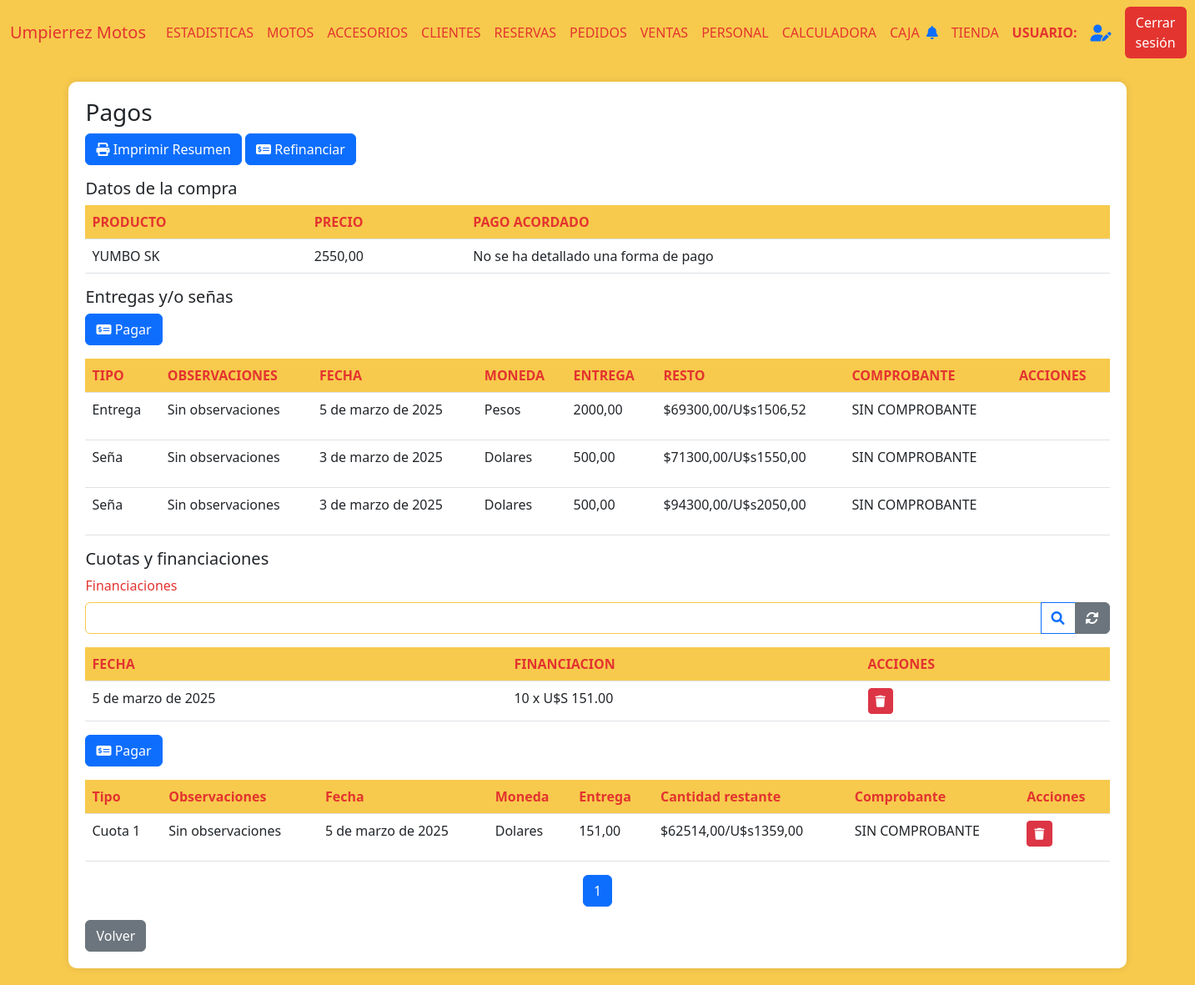
The page /detalles_cuotas/193 on the database its author committed.
### AppUM/models.py (models this page shows)
class Moto(models.Model):
    marca = models.CharField(max_length=20)
    modelo = models.CharField(max_length=20)
    anio = models.IntegerField()
    motor = models.IntegerField()
    estado = models.CharField(max_length=10)
    kilometros = models.IntegerField()
    precio = models.DecimalField(max_digits=10, decimal_places=2)
    color = models.CharField(max_length=20)
    num_motor = models.CharField(max_length=40, unique=True)
    num_chasis = models.CharField(max_length=40, unique=True)
    num_cilindros = models.IntegerField(default=1)
    cantidad_pasajeros = models.IntegerField(default=2)
    foto = models.ImageField(null=True, blank=True, upload_to="motos/fotos/")
    pertenece_tienda = models.BooleanField()
    pertenece_taller = models.BooleanField()
    identificacion_pdf = models.FileField(upload_to='motos/pdfs/', null=True, blank=True)
    observaciones = models.TextField(null=True, blank=True)
    fecha_ingreso = models.DateTimeField(auto_now_add=True)
    moneda_precio = models.CharField(max_length=10,default=True,null=True)
    tipo = models.CharField(max_length=20,blank=True)
    precio_final = models.DecimalField(max_digits=10, decimal_places=2,default=0)
    contiene_num_motor = models.BooleanField(default=1)
    contiene_num_chasis = models.BooleanField(default=1)

class CuotasMoto(models.Model):
    fecha_pago = models.DateField()
    fecha_prox_pago = models.DateField(null=True)
    moneda = models.CharField(max_length=10,default=True,null=True)
    valor_pago_pesos = models.DecimalField(max_digits=10, decimal_places=2,default=0)
    valor_pago_dolares = models.DecimalField(max_digits=10, decimal_places=2,default=0)
    cant_restante_pesos = models.DecimalField(max_digits=10, decimal_places=2,default=0)
    cant_restante_dolares = models.DecimalField(max_digits=10, decimal_places=2,default=0)
    precio_dolar = models.DecimalField(max_digits=10, decimal_places=2,default=0)
    venta = models.ForeignKey(ComprasVentas, related_name='cuotas_venta', on_delete=models.CASCADE)
    observaciones = models.TextField(null=True, blank=True)
    comprobante_pago = models.FileField(upload_to='documentacion/comprobantes/', null=True, blank=True)
    metodo_pago = models.CharField(max_length=20, blank=True,null=True)
    tipo_pago = models.CharField(max_length=20, blank=True)

class Financiamientos(models.Model):
    fecha = models.DateField()
    recargo = models.DecimalField(max_digits=10, decimal_places=2,default=0)
    cantidad_cuotas = models.IntegerField(default=1)
    valor_cuota = models.DecimalField(max_digits=10, decimal_places=2,default=0)
    moneda_cuota = models.CharField(max_length=20, blank=True)
    actual = models.BooleanField(default=True)
    venta = models.ForeignKey(ComprasVentas, related_name='financiamientos_venta', on_delete=models.CASCADE)
    inicial = models.BooleanField(default=False)
    precio_moto_actual = models.DecimalField(max_digits=10, decimal_places=2,default=0)

### AppUM/views.py (the view)
# urls.py: path('detalles_cuotas/<int:id_cv>', views.detalles_cuotas,name="DetallesCuotas"),
def detalles_cuotas(req,id_cv):
    contexto = funcion_detalles_cuotas(req,id_cv,False,None)
    return render(req,"perfil_administrativo/ventas/detalles_cuotas.html",contexto)

### AppUM/context_processors.py (called while the page is built)
def cantidad_solicitudes_no_leidas(req):
    if req.user.is_authenticated:
        usuario = req.user
        usuario_actual = Personal.objects.filter(usuario=usuario.username).first()
        notificaciones = NotificacionPersonal.objects.filter(personal=usuario_actual,leido=0).count()
    else:
        notificaciones = 0
    return {'notificaciones': notificaciones}

### AppUM/functions.py (called while the page is built)
def funcion_paginas_varias(req,instancia_model):
    paginator = Paginator(instancia_model, 5)  # 5 motos por página
    page_number = req.GET.get('page')  # Obtiene el número de página desde la URL
    page_obj = paginator.get_page(page_number)
    return page_obj

### AppUM/templates/perfil_administrativo/ventas/detalles_cuotas.html (shortened to what this page needs)
{% extends "perfil_administrativo/padre_perfil_administrativo.html" %}
{% load static %}
{% block contenidoQueCambia %}
<link href="https://cdnjs.cloudflare.com/ajax/libs/font-awesome/6.0.0/css/all.min.css" rel="stylesheet">
<link href="https://cdn.jsdelivr.net/npm/bootstrap-icons@1.10.0/font/bootstrap-icons.css" rel="stylesheet">
<div class="table-container" id="inventarios">
    <h3>Pagos</h3>
    <a id="imprimir-resumen" class="btn btn-primary mb-3" onclick="prueba()" data-id-cv="{{ id_cv }}">
        <i class="fas fa-print"></i> Imprimir Resumen
    </a>
    <a href="#" class="btn btn-primary mb-3" onclick="mostrar_form_ref()">
        <i class="fas fa-money-check-alt"></i> Refinanciar
    </a>
    <h5>Datos de la compra</h5>
    <table class="table">
        <thead>
            <tr>
                <th>PRODUCTO</th>
                <th>PRECIO</th>
                <th>PAGO ACORDADO</th>
            </tr>
        </thead>
        <tbody>
            <td>{{ producto }}</td>
            <td>{{ precio_inicial }}</td>
            <td>
                {% if pago_acordado %}
                {{ pago_acordado }}
                {% else %}
                No se ha detallado una forma de pago
                {% endif %}
            </td>
        </tbody>
    </table>
    <h5>Entregas y/o señas</h5>
    <a href="#" class="btn btn-primary mb-3" onclick="mostrar_form_pagos_ini()">
        <i class="fas fa-money-check-alt"></i> Pagar
    </a>
    <table class="table">
        <thead>
            <tr>
                <th>TIPO</th>
                <th>OBSERVACIONES</th>
                <th>FECHA</th>
                <th>MONEDA</th>
                <th>ENTREGA</th>
                <th>RESTO</th>
                <th>COMPROBANTE</th>
                <th>ACCIONES</th>
            </tr>
        </thead>
        <tbody>
        {% if primeros_pagos %}
            {% for pagos in primeros_pagos %}
            <tr>
                <td>{{ pagos.primeros_pagos.tipo_pago }}</td>
                <td>{% if pagos.primeros_pagos.observaciones %}
                        {{ pagos.primeros_pagos.observaciones }}
                    {% else %}
                        Sin observaciones
                    {% endif %}
                </td>
                <td>{{ pagos.primeros_pagos.fecha_pago }}</td>
                <td>{{ pagos.primeros_pagos.moneda }}</td>
                <td>{% if pagos.primeros_pagos.moneda == "Pesos" %}
                        {{ pagos.primeros_pagos.valor_pago_pesos }}
                    {% else %}
                        {{ pagos.primeros_pagos.valor_pago_dolares }}
                    {% endif %}
                </td>
                <td>${{ pagos.primeros_pagos.cant_restante_pesos }}/U$s{{ pagos.primeros_pagos.cant_restante_dolares }}</td>
                <td>
                    {% if pagos.primeros_pagos.comprobante_pago %}
                    <a href="{{ pagos.primeros_pagos.comprobante_pago.url }}" target="_blank" class="btn btn-primary">
                        <i class="fas fa-file-alt"></i>
                    </a>
                    {% else %}
                        <p>SIN COMPROBANTE</p>
                    {% endif %}
                </td>
                <td>
                </td>
            </tr>
            {% endfor %}
        {% else %}
            <tr>
                <td colspan="9" class="text-center text-muted">
                    No hay registros de entregas iniciales y/o señas para esta venta.
                </td>
            </tr>
        {% endif %}
        </tbody>
    </table>
    <h5>Cuotas y financiaciones</h5>
    {% if fin_actual %}
    <form action="{% url 'PagoPorRef' %}" enctype="multipart/form-data" method="POST">{% csrf_token %}
    <div class="mb-3">
        <label for="documento" class="form-label">Financiaciones</label>
        <div class="input-group">
            <select class="form-control" name="ref_id" id="ref_id">
            </select>
            <button class="btn btn-outline-primary" type="submit">
                <i class="fas fa-search"></i>
            </button>
            <a href="{% url 'DetallesCuotas' id_cv %}" class="btn btn-secondary">
                <i class="fas fa-sync-alt"></i>
            </a>
        </div>
    </div>
    </form>
    {% endif %}
    <table class="table">
        <thead>
            <tr>
                <th>FECHA</th>
                <th>FINANCIACION</th>
                <th>ACCIONES</th>
            </tr>
        </thead>
        <tbody>
            {% if fin_actual %}
            <td>{{ fecha_financiacion }}</td>
            <td>{{ financiacion_info }}</td>
            <td>
                {% if mostrar_boton_borrar_financiacion %}
                    <a href="{% url 'BajaFinanciamiento' id_f id_cv %}"><button class="btn btn-sm btn-danger"><i class="fas fa-trash"></i></button></a>
                {% endif %}
            </td>
            {% else %}
            <tr>
                <td colspan="9" class="text-center text-muted">
                    No hay registros de financiaciones para esta venta.
                </td>
            </tr>
            {% endif %}
        </tbody>
    </table>
    {% if fin_actual %}
        {% if boton_pagar %}
        <a href="#" class="btn btn-primary mb-3" onclick="mostrar_form_pago()">
            <i class="fas fa-money-check-alt"></i> Pagar
        </a>
        {% endif %}
<br>
    <table class="table">
        <thead>
            <tr>
                <th>Tipo</th>
                <th>Observaciones</th>
                <th>Fecha</th>
                <th>Moneda</th>
                <th>Entrega</th>
                <th>Cantidad restante</th>
                <th>Comprobante</th>
                <th>Acciones</th>
            </tr>
        </thead>
        <tbody>
            {% if page_obj %}
               {% for cuota in page_obj %}
                <tr>
                    <td>{{ cuota.cuota.cuota__tipo_pago }}</td>
                    <td>
                        {% if cuota.cuota.cuota__observaciones %}
                        {{ cuota.cuota.cuota__observaciones }}
                        {% else %}
                        <p>Sin observaciones</p>
                        {% endif %}
                    </td>
                    <td>{{ cuota.cuota.cuota__fecha_pago }}</td>
                    <td>{{ cuota.cuota.cuota__moneda }}</td>
                    <td>{% if cuota.cuota.cuota__moneda == "Pesos" %} {{ cuota.cuota.cuota__valor_pago_pesos }} {% else %} {{ cuota.cuota.cuota__valor_pago_dolares }} {% endif %}</td>
                    <td>
                        {% if cuota.cuota.cuota__cant_restante_pesos == 0 or cuota.cuota.cuota__cant_restante_dolares == 0 %}
                        <span class="badge bg-success" style="font-size: 1.2em; padding: 0.5em;">
                            Pago
                        </span>
                        {% else %}
                            ${{ cuota.cuota.cuota__cant_restante_pesos }}/U$s{{ cuota.cuota.cuota__cant_restante_dolares }}
                        {% endif %}
                    </td>
                    <td>
                        {% if cuota.comprobante_pago %}
                        <a href="{{ cuota.comprobante_pago }}" target="_blank" class="btn btn-primary">
                            <i class="fas fa-file-alt"></i>
                        </a>
                        {% else %}
                            <p>SIN COMPROBANTE</p>
                        {% endif %}
                    </td>
                    <td>
                        {% if cuota.mostrar_boton %}
                        <a href="{% url 'BajaPago' cuota.cuota.cuota__id %}"><button class="btn btn-sm btn-danger"><i class="fas fa-trash"></i></button></a>
                        {% endif %}
                    </td>
                </tr>
                {% endfor %}
            {% else %}
            <tr>
                <td colspan="9" class="text-center text-muted">
                    No hay registros de pagos para esta venta.
                </td>
            </tr>
            {% endif %}
        </tbody>
    </table>
    <nav aria-label="Page navigation">
        <ul class="pagination justify-content-center">
            {% for num in page_obj.paginator.page_range %}
            <li class="page-item {% if page_obj.number == num %}active{% endif %}">
                <a class="page-link" href="?page={{ num }}">{{ num }}</a>
            </li>
            {% endfor %}
        </ul>
    </nav>
    {% endif %}
    <a href="{% url 'ClienteFicha' id_cliente %}" class="btn btn-secondary">Volver</a>
</div>
{% endblock %}

### AppUM/static/css/styles.css (style rules this page uses)
body { background-color: #f7ca4d; }
.form-label { color: #e3342f; }
.form-control { border-color: #f7ca4d; }
.table-container { background-color: #fff; border-radius: 10px; padding: 20px; box-shadow: 0px 0px 10px rgba(0, 0, 0, 0.1); margin: 20px auto; max-width: 90%; }
.table th { background-color: #f7ca4d; color: #e3342f; }

### rows shown on the page
Moto: precio "2550,00"
CuotasMoto: primeros_pagos.tipo_pago "Entrega", observaciones "Sin observaciones", primeros_pagos.fecha_pago "5 de marzo de 2025", primeros_pagos.moneda "Pesos", primeros_pagos.valor_pago_pesos "2000,00", primeros_pagos.cant_restante_pesos "69300,00", primeros_pagos.cant_restante_dolares "1506,52", comprobante_pago "SIN COMPROBANTE"
CuotasMoto: primeros_pagos.tipo_pago "Seña", observaciones "Sin observaciones", primeros_pagos.fecha_pago "3 de marzo de 2025", primeros_pagos.moneda "Dolares", primeros_pagos.valor_pago_dolares "500,00", primeros_pagos.cant_restante_pesos "71300,00", primeros_pagos.cant_restante_dolares "1550,00", comprobante_pago "SIN COMPROBANTE"
CuotasMoto: primeros_pagos.tipo_pago "Seña", shows "Sin observaciones", primeros_pagos.fecha_pago "3 de marzo de 2025", primeros_pagos.moneda "Dolares", primeros_pagos.valor_pago_dolares "500,00", primeros_pagos.cant_restante_pesos "94300,00", primeros_pagos.cant_restante_dolares "2050,00", comprobante_pago "SIN COMPROBANTE"
Financiamientos: fecha "5 de marzo de 2025"
CuotasMoto: cuota.cuota__tipo_pago "Cuota 1", cuota.cuota__fecha_pago "5 de marzo de 2025", cuota.cuota__moneda "Dolares", cuota.cuota__valor_pago_dolares "151,00", cuota.cuota__cant_restante_pesos "62514,00", cuota.cuota__cant_restante_dolares "1359,00"

### other values the page prints
{{ producto }} "YUMBO SK"
{{ financiacion_info }} "10 x U$S 151.00"
{{ num }} "1"
